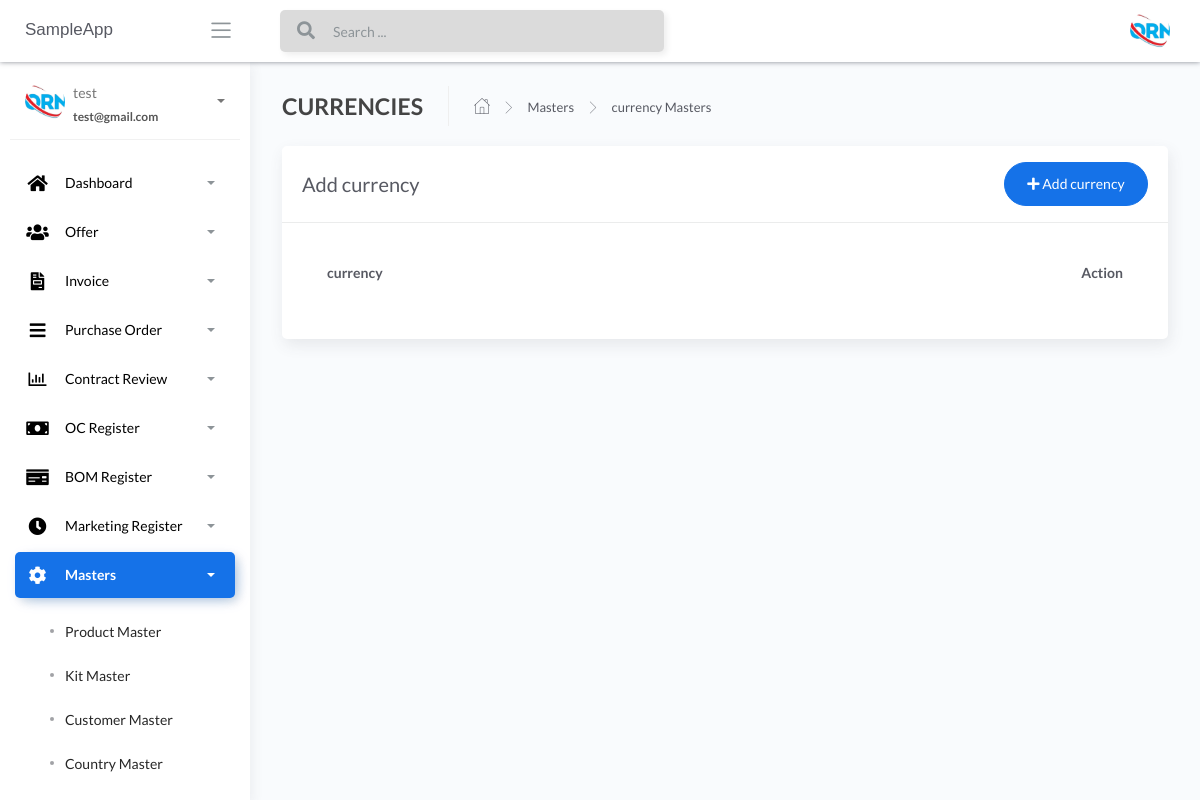
Before: /Currency-masters (signed in) with the older database file.
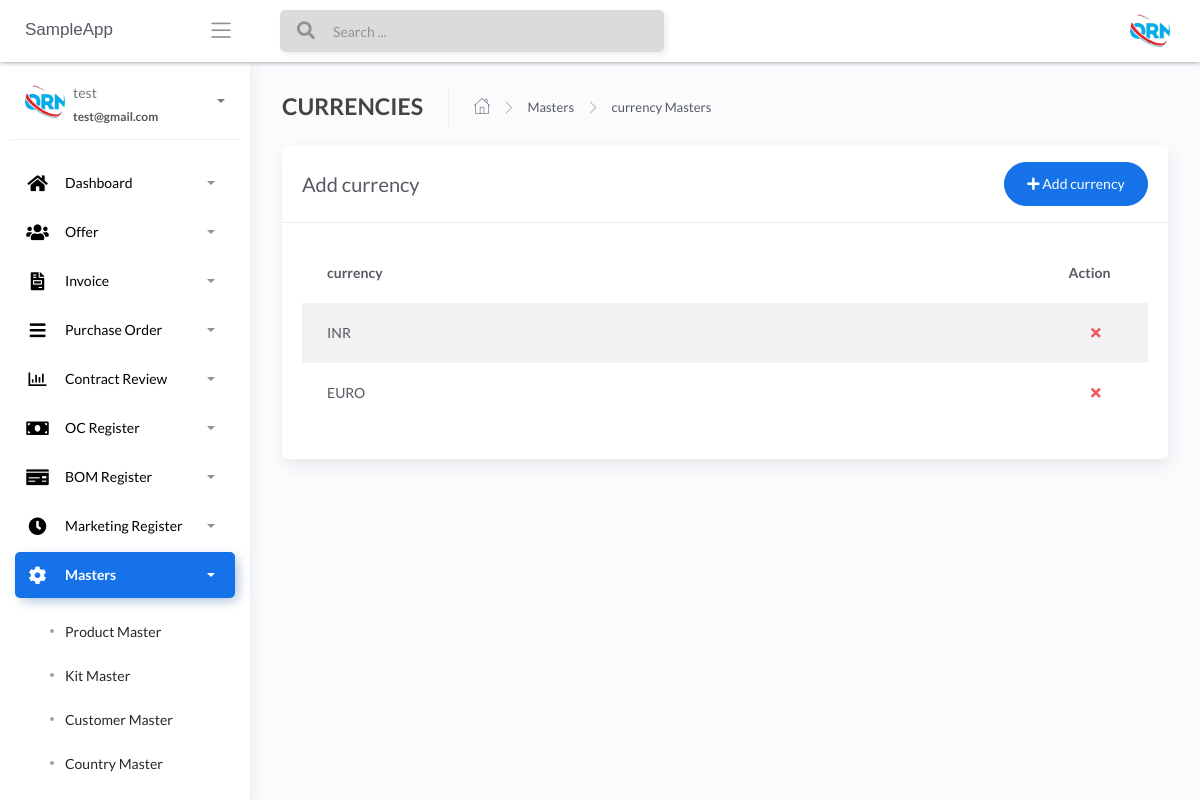
After: the same page with the newer database file.
### apps/home/models.py (models this page shows, shortened)
class CurrencyMaster(db.Model):
    __tablename__ = "CurrencyMaster"
    id = db.Column(db.Integer, primary_key=True)
    currency_name = db.Column(db.String())

### apps/home/routes.py (the view, shortened to what this page needs)
@blueprint.route('/Currency-masters', methods=['GET', 'POST'])
@login_required
def Currency_masters():
    if request.method == 'GET':
        users = CurrencyMaster.query.all()
        return render_template('home/Currency-masters.html', users=users, segment='Currency-masters')

### apps/__init__.py (called while the page is built)
def configure_database(app):
    @app.before_first_request
    def initialize_database():
        db.create_all()
    @app.teardown_request
    def shutdown_session(exception=None):
        db.session.remove()

### apps/authentication/models.py (called while the page is built)
@login_manager.user_loader
def user_loader(id):
    return Users.query.filter_by(id=id).first()

### apps/templates/home/Currency-masters.html (shortened to what this page needs)
{% extends "layouts/base.html" %}
{% block content %}
	<div class="content">
		<div class="page-inner">
			<div class="page-header">
				<h4 class="page-title">CURRENCIES</h4>
				<ul class="breadcrumbs">
					<li class="nav-home">
						<a href="#">
							<i class="flaticon-home"></i>
						</a>
					</li>
					<li class="separator">
						<i class="flaticon-right-arrow"></i>
					</li>
					<li class="nav-item">
						<a href="#">Masters</a>
					</li>
					<li class="separator">
						<i class="flaticon-right-arrow"></i>
					</li>
					<li class="nav-item">
						<a href="#">currency Masters</a>
					</li>
				</ul>
			</div>
			<div class="row">
				<div class="col-md-12">
					<div class="card">
						<div class="card-header">
							<div class="d-flex align-items-center">
								<h4 class="card-title">Add currency</h4>
								<button class="btn btn-primary btn-round ml-auto" data-toggle="modal" data-target="#addRowModal">
									<i class="fa fa-plus"></i>
									Add currency
								</button>
							</div>
						</div>
						<div class="card-body">
							<div class="table-responsive">
								<table id="add-row" class="display table table-striped table-hover" >
									<thead>
										<tr>
											<th>currency</th>
											<th style="width: 10%">Action</th>
										</tr>
									</thead>
									<tbody>
										{% for user in users %}
											<tr
											{% if loop.index %2==0 %}
											{% else %}
											{% endif %}
											>
											<td>{{user.currency_name}}</td>
											<td>
											<div class="form-button-action">
											<span style="font-size: 24px;color:red;">
											<a href="/{{user.id}}/deletecurrency" type="button" data-toggle="tooltip" title="" class="btn btn-link btn-danger" data-original-title="Remove"> <i class="fas fa-times"></i></a>
											</span>
											</div>
											</td>
										</tr>
									{% endfor %}
									</tbody>
								</table>
							</div>
						</div>
					</div>
				</div>
			</div>
		</div>
	</div>
{% endblock content %}

Changed rows visible on the page:
added CurrencyMaster: currency_name "INR"
added CurrencyMaster: currency_name "EURO"
